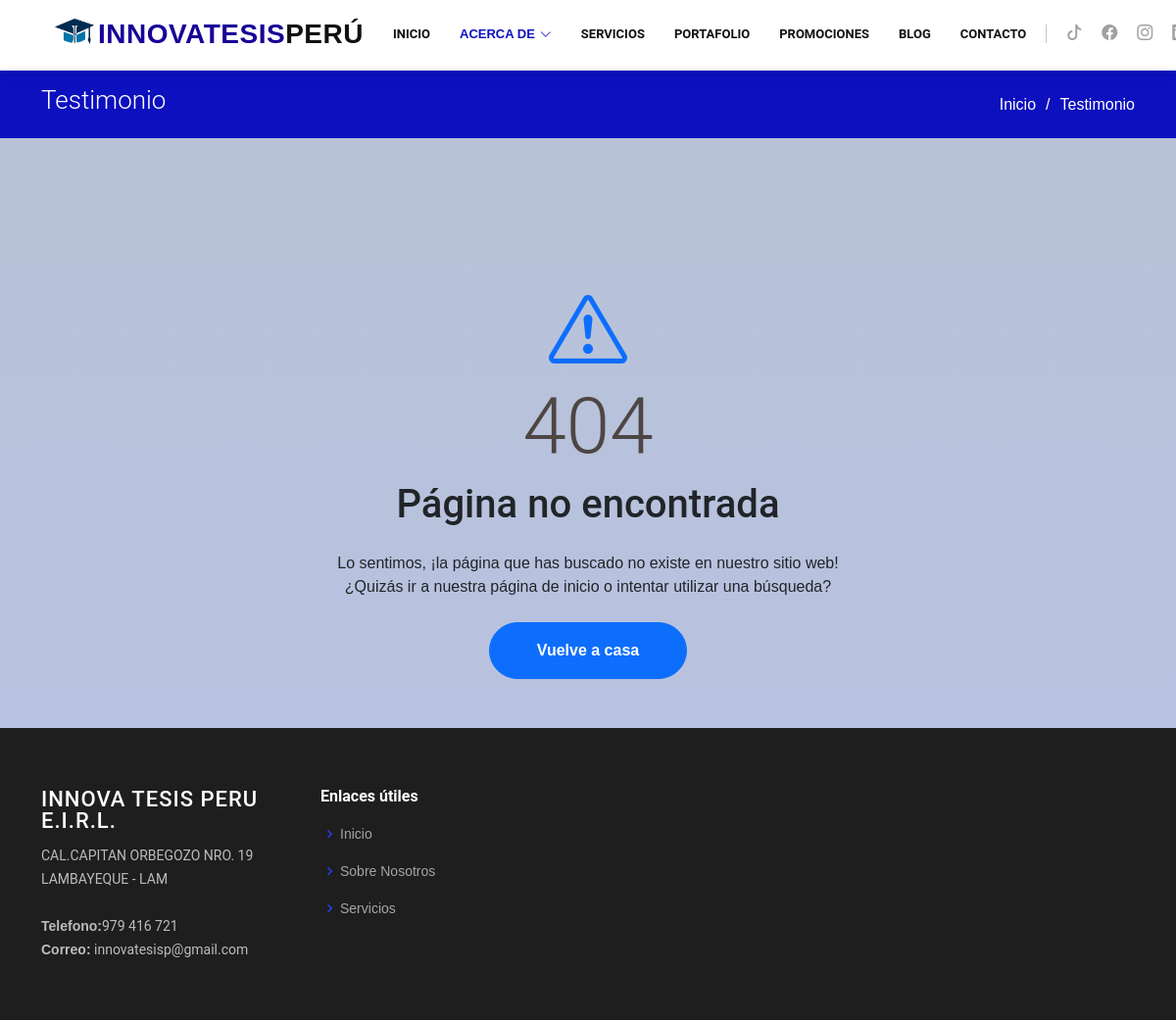
Screenshot of /testimony/ with the database file from the repository.
### tables this page shows
CREATE TABLE `empresa` (
  `ID_EMPRESA` int(11) NOT NULL AUTO_INCREMENT,
  `LOGO_EMPRESA` varchar(500) DEFAULT NULL,
  `RUC` varchar(15) DEFAULT NULL,
  `RAZON_SOCIAL` varchar(50) DEFAULT NULL,
  `ACTIVIDAD_ECONOMICA` varchar(500) DEFAULT NULL,
  `ACERCADE` text DEFAULT NULL,
  `DETALLES` text DEFAULT NULL,
  `DIRECCION` varchar(45) DEFAULT NULL,
  `TELEFONO` varchar(15) DEFAULT NULL,
  `CORREO` varchar(45) DEFAULT NULL,
  `S_FACEBOOK` varchar(45) DEFAULT NULL,
  `S_INSTAGRAM` varchar(45) DEFAULT NULL,
  `S_LINKEDIN` varchar(45) DEFAULT NULL,
  `S_TIKTOK` varchar(45) DEFAULT NULL,
  `S_YOUTUBE` varchar(80) DEFAULT NULL,
  `ESLOGAN` varchar(100) DEFAULT NULL,
  `FECHA_CREACION` datetime DEFAULT NULL,
  `FECHA_MODIFICACION` datetime DEFAULT NULL,
  `FECHA_ELIMINIACION` datetime DEFAULT NULL,
  `FECHA_RESTAURACION` timestamp NULL DEFAULT NULL,
  `ESTADO` varchar(45) DEFAULT NULL,
  PRIMARY KEY (`ID_EMPRESA`)
);

### app/models/companyModel.php (called while the page is built, shortened)
<?php
class companyModel{
    private $server=DB_SERVER;
    private $db=DB_NAME;
    private $user=DB_USER;
    private $pass=DB_PASS;
protected function conectar(){
    $conexion = new PDO("mysql:host=".$this->server.";dbname=".$this->db,$this->user,$this->pass);
    $conexion->exec("SET CHARACTER SET utf8");
    return $conexion;
}
protected function ejecutarConsulta($consulta){
    $sql=$this->conectar()->prepare($consulta);
    $sql->execute();
    return $sql;
}
}
?>

### app/controllers/companyController.php (the view, shortened to what this page needs)
<?php
class companyController extends companyModel{
public function ListarEmpresaControllerFooter() {
    $tabla = "";
    $consulta_datos = "SELECT * FROM empresa";
    $datos = $this->ejecutarConsulta($consulta_datos);
    $datos = $datos->fetchAll();
    $tabla .= '';
    foreach ($datos as $row) {
        $tabla .= '<div class="col-lg-3 col-md-6 footer-contact">
                        <h3>'.$row['RAZON_SOCIAL'].'</h3>
                        <p>'.$row['DIRECCION'].'<br><br>
                        <strong>Telefono:</strong>'.$row['TELEFONO'].'<br>
                        <strong>Correo:</strong> '.$row['CORREO'].'<br>
                        </p>
                        </div>';
    }
    return $tabla;
}
public function ListarEmpresaControllerheader() {
    $tabla = "";
    $consulta_datos = "SELECT * FROM empresa";
    $datos = $this->ejecutarConsulta($consulta_datos);
    $datos = $datos->fetchAll();
    $tabla .= '';
    foreach ($datos as $row) {
        $tabla .= '
        <div class="header-social-links d-flex">
            <a href="'.$row['S_TIKTOK'].'" class="tiktok" target="_blank"><i class="bu bi-tiktok"></i></a>
            <a href="'.$row['S_FACEBOOK'].'" class="facebook" target="_blank"><i class="bu bi-facebook"></i></a>
            <a href="'.$row['S_INSTAGRAM'].'" class="instagram" target="_blank"><i class="bu bi-instagram"></i></a>
            <a href="'.$row['S_LINKEDIN'].'" class="linkedin" target="_blank"><i class="bu bi-linkedin"></i></i></a>
            <div class="header-social-links d-flex">
                <div class="circle">
                    <div class="lines"></div>
                        <a href="'.APP_URL.'login/" class="icon-person" title="Iniciar Sesión"><i class="bu bi-person-fill-add"></i></a>
                </div>
            </div>
        </div>
        ';
    }
    return $tabla;
}
}    ?>

### app/views/assets/css/style.css (style rules this page uses)
body { font-family: "Open Sans", sans-serif; color: #4d4643; }
a { color: #0d10be; text-decoration: none; }
h1, h2, h3, h4, h5, h6 { font-family: "Roboto", sans-serif; }
.header-social-links { margin-left: 20px; border-left: 1px solid #c4c4c4; }
.header-social-links a { color: #a0a0a0; display: inline-block; line-height: 0px; transition: 0.3s; padding-left: 20px; }
.header-social-links a i { line-height: 0; }
#footer .footer-top .footer-contact { margin-bottom: 30px; }
#footer .footer-top .footer-contact h3 { font-size: 22px; margin: 0 0 10px 0; padding: 2px 0 2px 0; line-height: 1; font-weight: 500; letter-spacing: 1px; text-transform: uppercase; color: #fff; }
#footer .footer-top .footer-contact p { font-size: 14px; line-height: 24px; margin-bottom: 0; font-family: "Roboto", sans-serif; color: rgba(255, 255, 255, 0.7); }

### app/views/assets/css/calendar.css (style rules this page uses)
:root { --primary-clr: #240ca8; }
* { margin: 0; padding: 0; box-sizing: border-box; font-family: "Poppins", sans-serif; }

### rows the page displays
empresa: RAZON_SOCIAL "INNOVA TESIS PERU E.I.R.L.", DIRECCION "CAL.CAPITAN ORBEGOZO NRO. 19 LAMBAYEQUE - LAM", TELEFONO "979 416 721", CORREO "innovatesisp@gmail.com"
